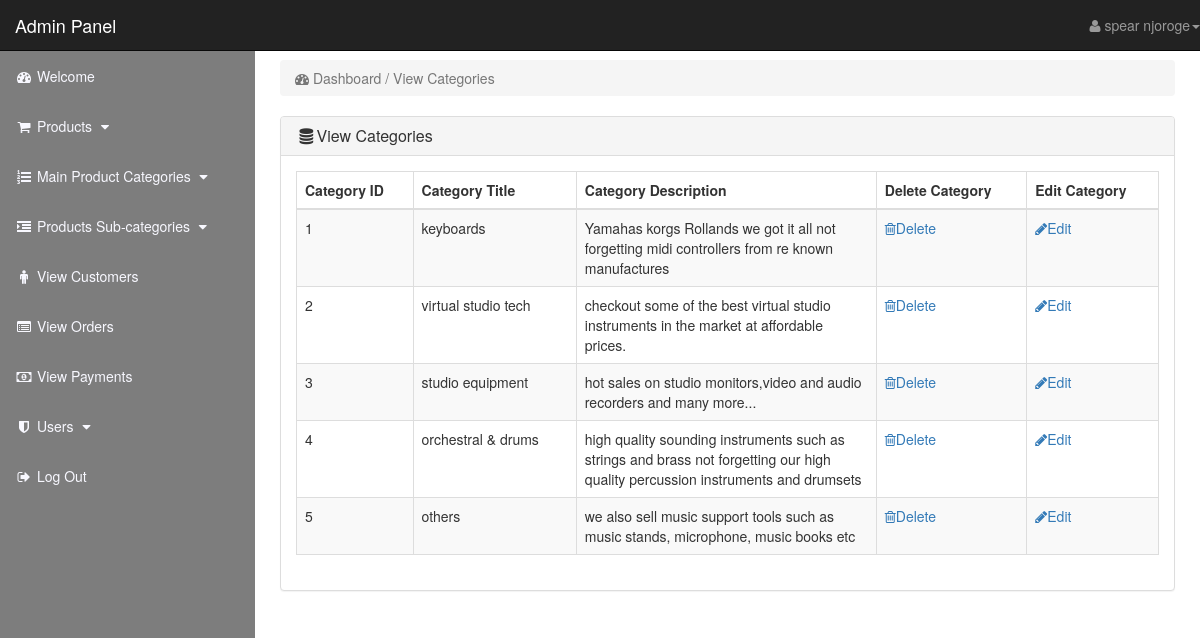
The page /admin_area/index.php?view_cats (signed in) on the database its author committed.
### tables this page shows
CREATE TABLE `categories` (
  `cat_id` int(10) NOT NULL,
  `cat_title` text NOT NULL,
  `cat_desc` text NOT NULL
);

### admin_area/view_cats.php (the view)
<?php
	if(!isset($_SESSION['admin_email']))
	{
		echo "<script>window.open('login.php','_self')</script>";
	}
	else
	{
 ?>
<div class="row">
	<div class="col-lg-12">
		<ol class="breadcrumb">
			<li class="active">
				<i class="fa fa-dashboard"></i> Dashboard / View Categories
			</li>
		</ol>
	</div>
</div>
<div class="row">
	<div class="col-lg-12">
		<div class="panel panel-default">
			<div class="panel-heading">
				<h3 class="panel-title">
					<i class="fa fa-database fa-fw"></i>View Categories
				</h3>
			</div>
			<div class="panel-body">
				<div class="table-responsive">
					<table class="table table-bordered table-hover table-striped">
						<thead>
							<tr>
								<th>Category ID</th>
								<th>Category Title</th>
								<th>Category Description</th>
								<th>Delete Category </th>
								<th>Edit Category</th>
							</tr>
						</thead>
						<tbody>
							<?php
								$i = 0;
								$get_cats = "select * from Categories";
								$run_cats = mysqli_query($con,$get_cats);
								while ($row_cats = mysqli_fetch_array($run_cats))
								{
									$cat_id = $row_cats['cat_id'];
									$cat_title = $row_cats['cat_title'];
									$cat_desc = $row_cats['cat_desc'];
									$i++;
							 ?>
							 	<tr>
							 		<td><?php echo $i;  ?></td>
							 		<td><?php echo $cat_title;  ?></td>
							 		<td width="300"><?php echo $cat_desc;  ?></td>
							 		<td>
							 			<a href="index.php?delete_cat=<?php echo $cat_id; ?>">
							 				<i class="fa fa-trash-o"></i>Delete
							 			</a>
							 		</td>
							 		<td>
							 			<a href="index.php?edit_cat=<?php echo $cat_id; ?>">
							 				<i class="fa fa-pencil"></i>Edit
							 			</a>
							 		</td>
							 	</tr>
							<?php } ?>
						</tbody>
					</table>
				</div>
			</div>
		</div>
	</div>
</div>
<?php } ?>

### admin_area/includes/sidebar.php (shortened to what this page needs)
<?php
	if(!isset($_SESSION['admin_email']))
	{
		echo "<script>window.open('login.php','_self')</script>";
	}
	else
	{
 ?>
<nav class="navbar navbar-inverse navbar-fixed-top">
	<div class="navbar-header">
		<a class="navbar-brand" href="index.php?dashboard">
	Admin Panel
		</a>
	</div>
	<ul class="nav navbar-right top-nav">
		<li class="dropdown">
			<a href="#" class="dropdown-toogle" data-toggle="dropdown">
				<i class="fa fa-user"></i>
				<?php echo $admin_name; ?><b class="caret"></b>
			</a>
		</li>
	</ul>
	<div class="collapse navbar-collapse navbar-ex1-collapes">
		<ul class="nav navbar-nav side-nav">
			<li>
				<a href="index.php?dashboard">
				<i class="fa fa-fw fa-dashboard"></i> Welcome
				</a>
			</li>
			<li>
			<a href="#" data-toggle="collapse" data-target="#products">
				<i class="fa fa-fw fa-shopping-cart"></i> Products
				<i class="fa fa-fw fa-caret-down"></i>
			</a>
			</li>
				<li>
			<a href="#" data-toggle="collapse" data-target="#cat">
				<i class="fa fa-fw fa-list-ol"></i> Main Product Categories
				<i class="fa fa-fw fa-caret-down"></i>
			</a>
		</li>
			<li>
			<a href="#" data-toggle="collapse" data-target="#p_cat">
				<i class="fa fa-fw fa-indent"></i> Products Sub-categories
				<i class="fa fa-fw fa-caret-down"></i>
			</a>
			</li>
			<li>
				<a href="index.php?view_customers">
					<i class="fa fa-fw fa-male"></i> View Customers
				</a>
			</li>
			<li>
				<a href="index.php?view_orders">
					<i class="fa fa-fw fa-list-alt"></i> View Orders
				</a>
			</li>
			<li>
				<a href="index.php?view_payments">
					<i class="fa fa-fw fa-money"></i> View Payments
				</a>
			</li>
			<li>
			<a href="#" data-toggle="collapse" data-target="#users">
				<i class="fa fa-fw fa-shield"></i> Users
				<i class="fa fa-fw fa-caret-down"></i>
			</a>
		</li>
		<li>
			<a href="logout.php">
			<i class="fa fa-fw fa-sign-out"></i> Log Out
			</a>
		</li>
		</ul>
	</div>
</nav>
<?php } ?>

### admin_area/css/style.css (style rules this page uses)
body { margin-top:100px; background:url(images/bg1.png); background-size:cover; }
.active { color: #e74c3c; }
@media (min-width: 768px) { body { margin-top:50px; } }
div.collapse.navbar-collapse.navbar-ex1-collapes { background-color: #222222ad; }
.top-nav>li { display:inline-block; float:left; }
.top-nav>li>a { padding-top:15px; padding-bottom:15px; line-height:20px; color:#999; }
.navbar-inverse .navbar-brand { color: ghostwhite; }
@media (min-width: 768px) { .side-nav { position:fixed; top:51px; width:255px; border-radius:0; overflow-y:auto; background-color: #22222295; bottom:0; overflow-x:hidden; padding-bottom:40px; } }
@media (min-width: 768px) { .navbar-inverse .navbar-nav>li>a { color:ghostwhite; } }
@media (min-width: 768px) { .navbar-inverse .navbar-nav>li>a { transition: 0.6s ease-in; } }
@media (min-width: 768px) { .side-nav>li>a { width:255px; } }

### rows shown on the page
categories: cat_title "keyboards", cat_desc "Yamahas korgs Rollands we got it all not forgetting midi controllers from re known manufactures"
categories: cat_title "virtual studio tech", cat_desc "checkout some of the best virtual studio instruments in the market at affordable prices."
categories: cat_title "studio equipment", cat_desc "hot sales on studio monitors,video and audio recorders and many more..."
categories: cat_title "orchestral & drums", cat_desc "high quality sounding instruments such as strings and brass not forgetting our high quality percussion instruments and drumsets"
categories: cat_title "others", cat_desc "we also sell music support tools such as music stands, microphone, music books etc"

### other values the page prints
$admin_name "spear njoroge"
